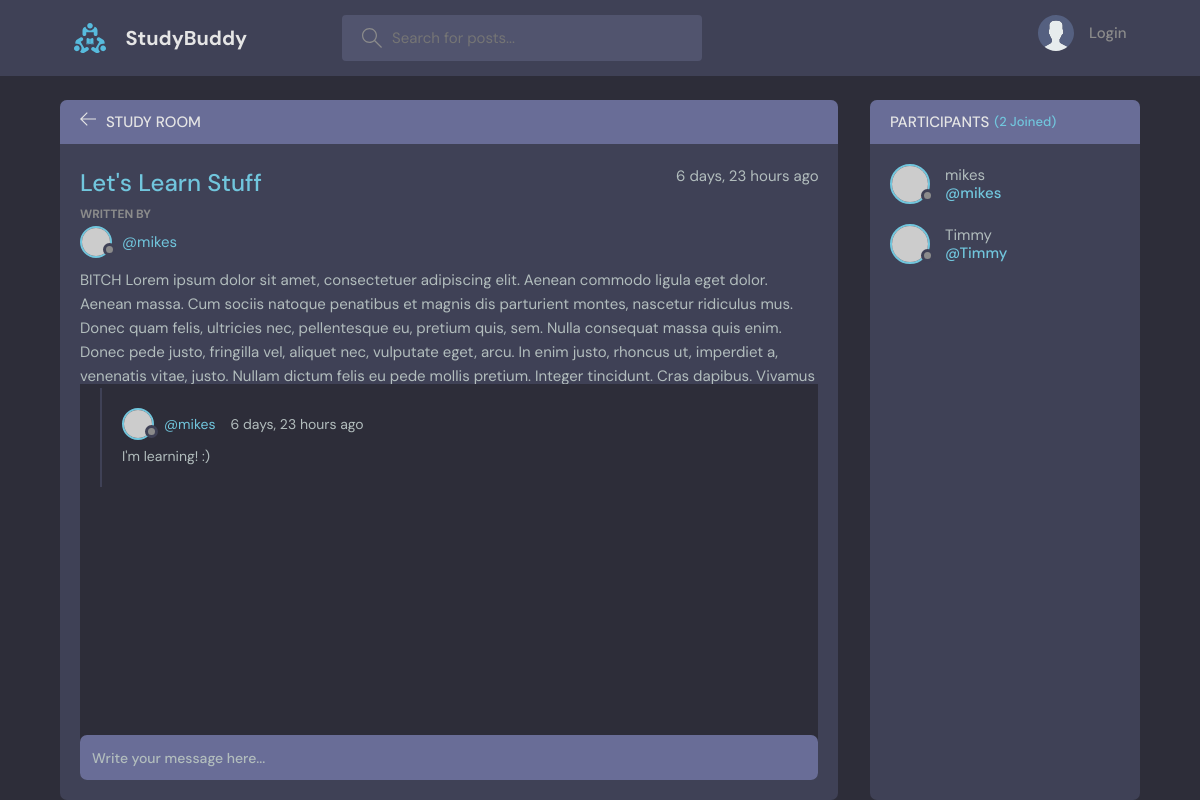
The page /room/1/ on the database as committed earlier.
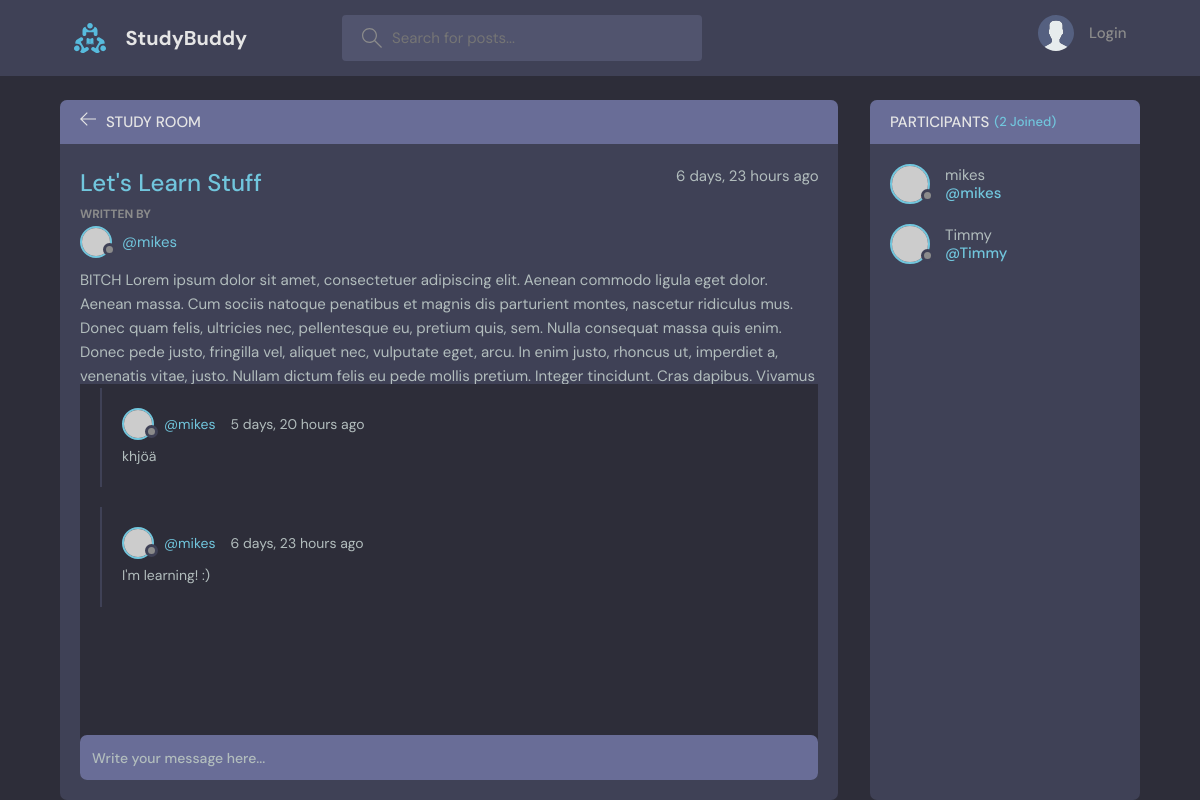
The same page on the database as committed later.
### base/models.py (models this page shows, shortened)
class Message(models.Model):
    class Meta:
        ordering = ['-updated', '-created']
    user = models.ForeignKey(User, on_delete=models.CASCADE)
    room = models.ForeignKey("Room", on_delete=models.CASCADE)
    body = models.TextField()
    updated = models.DateTimeField(auto_now = True)
    created = models.DateTimeField(auto_now_add=True)

### base/views.py (the view, shortened to what this page needs)
# urls.py: path('room/<str:pk>/', views.room, name='room'),
def room(request, pk):
    room = Room.objects.get(id=pk) #gets 1 item
    room_messages = room.message_set.all()
    participants = room.participants.all()
    context = {'room': room, 'room_messages':room_messages, 'participants':participants}
    return render(request, 'base/room.html', context)

### base/models.py (called while the page is built)
    def __str__(self):
        return self.name

### base/templates/base/room.html (shortened to what this page needs)
{% extends 'main.html' %}
{% block content %}
    <main class="profile-page layout layout--2">
      <div class="container">
        <div class="room">
          <div class="room__top">
            <div class="room__topLeft">
              <a href="{% url 'home' %}">
                <svg version="1.1" xmlns="http://www.w3.org/2000/svg" width="32" height="32" viewBox="0 0 32 32">
                  <title>arrow-left</title>
                  <path
                    d="M13.723 2.286l-13.723 13.714 13.719 13.714 1.616-1.611-10.96-10.96h27.625v-2.286h-27.625l10.965-10.965-1.616-1.607z"
                  ></path>
                </svg>
              </a>
              <h3>Study Room</h3>
            </div>
          </div>
          <div class="room__box scroll">
            <div class="room__header scroll">
              <div class="room__info">
                <h3>{{room.name}}</h3>
                <span>{{room.created | timesince}} ago</span>
              </div>
              <div class="room__hosted">
                <p>Written By</p>
                <a href={% url 'user-profile' room.host.id %} class="room__author">
                  <div class="avatar avatar--small">
                    <img src="https://randomuser.me/api/portraits/men/37.jpg" />
                  </div>
                  <span>@{{room.host.username}}</span>
                </a>
              </div>
              <div class="room__details">
                <span>{{room.description | safe}} </span>
              </div>
            </div>
            <div class="room__conversation">
              <div class="threads scroll">
                {% for message in room_messages %}
                <div class="thread">
                  <div class="thread__top">
                    <div class="thread__author">
                      <a href="{% url 'user-profile' message.user.id %}" class="thread__authorInfo">
                        <div class="avatar avatar--small">
                          <img src="https://randomuser.me/api/portraits/men/37.jpg" />
                        </div>
                        <span>@{{message.user.username}}</span>
                      </a>
                      <span class="thread__date">{{message.created | timesince}} ago</span>
                    </div>
                  </div>
                  <div class="thread__details">
                    {{message.body}}
                  </div>
                </div>
                {% endfor %}
              </div>
            </div>
          </div>
          <div class="room__message">
            <form action="#"><input name="" placeholder="Write your message here..." /></form>
          </div>
        </div>
        <div class="participants">
          <h3 class="participants__top">Participants <span>({{participants.count}} Joined)</span></h3>
          <div class="participants__list scroll">
            {% for user in participants%}
            <a href=" {% url 'user-profile' user.id %}" class="participant">
              <div class="avatar avatar--medium">
                <img src="https://randomuser.me/api/portraits/men/37.jpg" />
              </div>
              <p>
                {{user.username}}
                <span>@{{user.username}}</span>
              </p>
            </a>
            {% endfor %}
          </div>
        </div>
      </div>
    </main>
{% endblock %}

Rows that differ between the two databases and show on the page:
added Message: user.username "mikes", created "5 days, 20 hours", body "khjöä"
